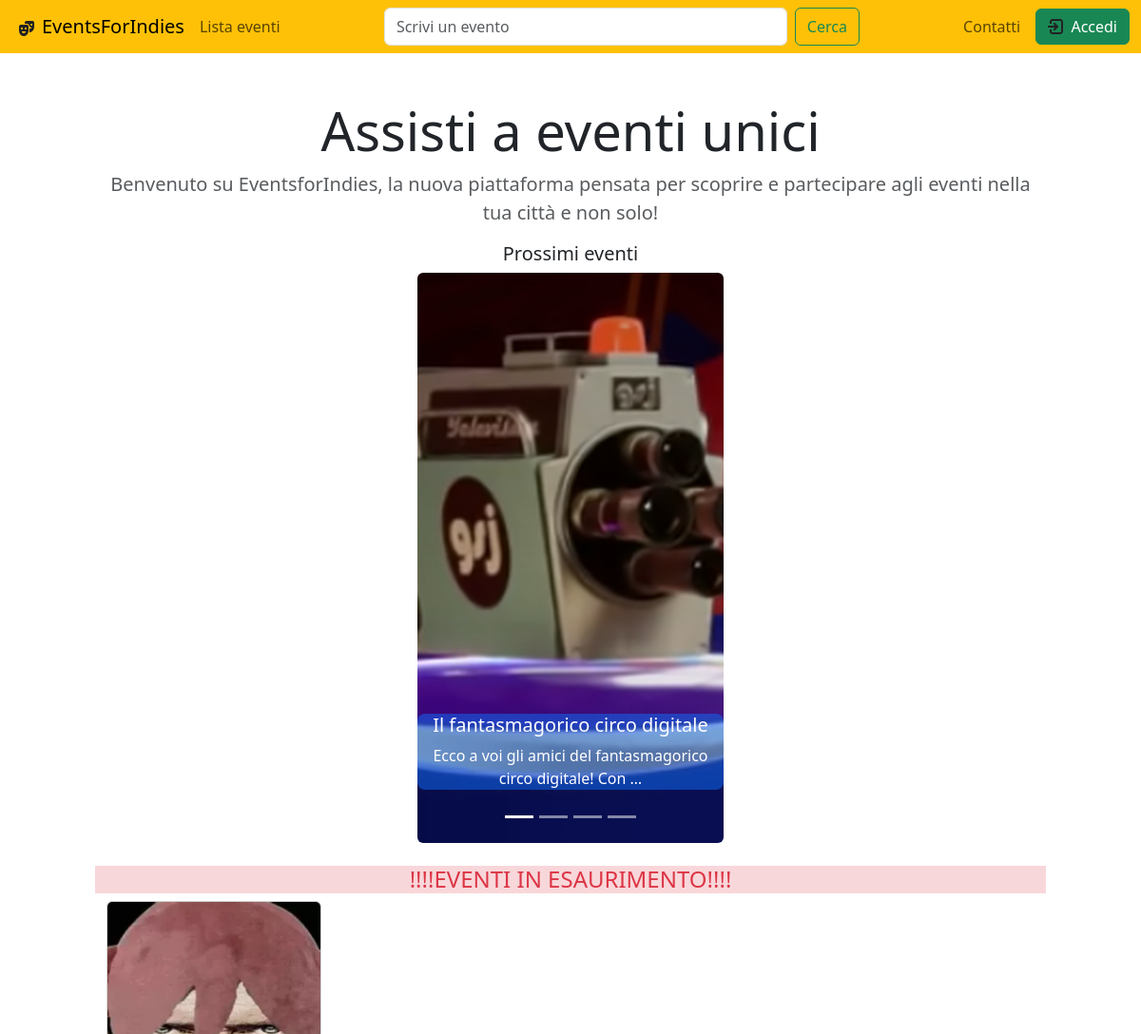
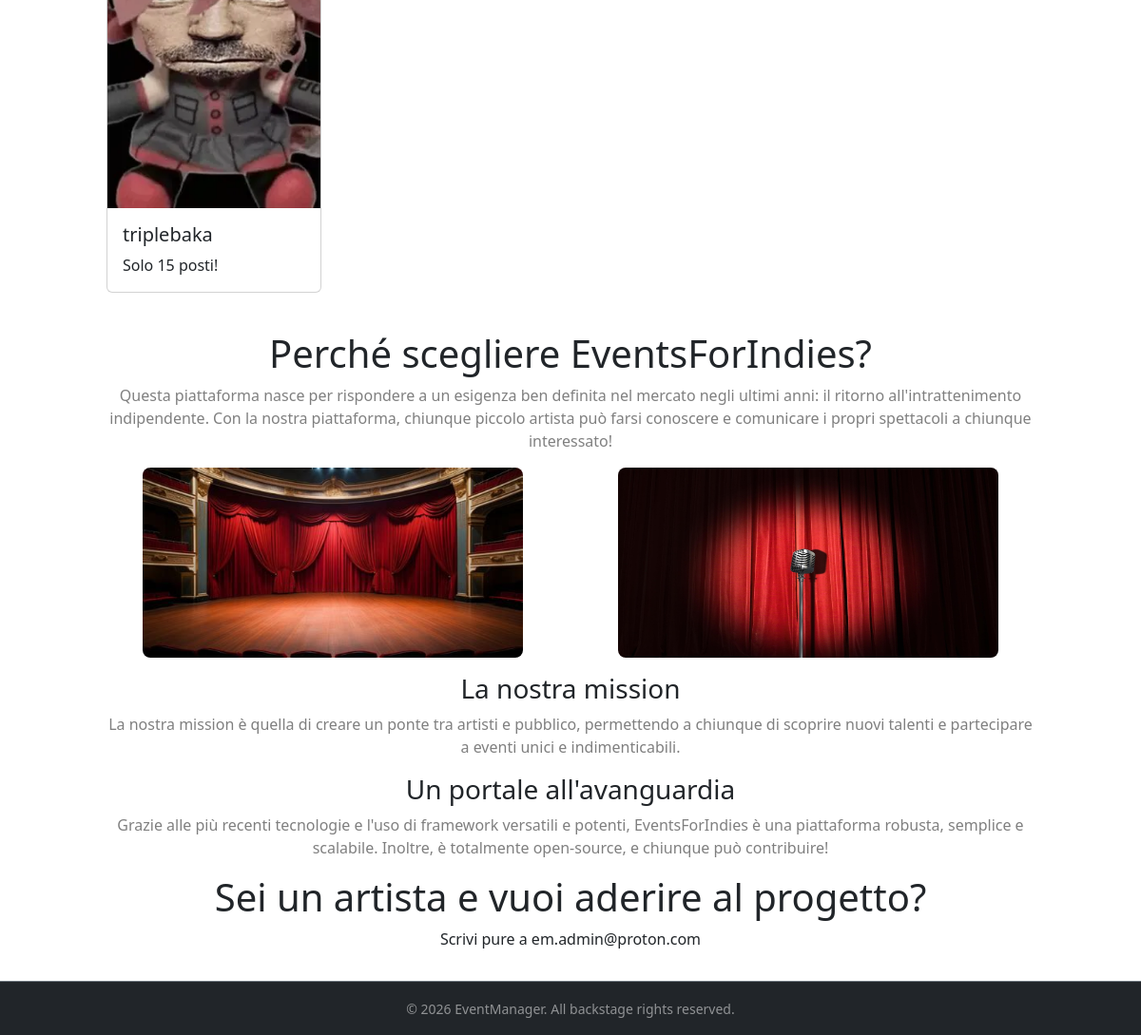
The page / on the database its author committed (2 pictures, top to bottom).
### apps/events/models.py (models this page shows, shortened)
class Event(BaseModel):
    title = models.CharField(max_length=255)
    organizer = models.ForeignKey(settings.AUTH_USER_MODEL, on_delete=models.CASCADE, related_name='organized_events')
    description = models.TextField(blank=True)
    date = models.DateField(format('%d/%m/%Y'), validators=[check_date])
    time = models.TimeField(format('%H:%M'))
    category = models.ForeignKey(Category, on_delete=models.PROTECT,related_name='events') #for many-to-one
    price = models.DecimalField(max_digits=6, decimal_places=2, default=0.00)
    location = models.ForeignKey(Address, on_delete=models.PROTECT, related_name='events')
    seats = models.PositiveIntegerField(default=0)
    image = models.ImageField(upload_to='event_images/', blank=True, null=True)
    @property
    def remaining_seats(self):
        from apps.tickets.models import Ticket
        tickets_sold = self.event_tickets.count()
        return max(0,self.seats - tickets_sold)

### apps/events/views.py (the view)
# urls.py: path('', views.HomepageCarouselView.as_view(), name='home'),
class HomepageCarouselView(ListView):
    model = Event
    template_name = 'index.html'
    context_object_name = 'upcoming_events'
    def get_queryset(self):
        return Event.objects.filter(date__gte=timezone.now()).prefetch_related('event_tickets').order_by('date')[:7]
    def get_context_data(self, **kwargs):
        context = super().get_context_data(**kwargs)
        context['selling_out_events'] = Event.objects.filter(
            date__gte=timezone.localdate()
        ).annotate(
            sold_tickets=Count('event_tickets')
        ).annotate(
            tickets_remaining=F('seats') - F('sold_tickets')
        ).filter(
            tickets_remaining__gt=0,
            tickets_remaining__lte=15
        ).order_by('tickets_remaining')[:3]
        return context

### templates/index.html (shortened to what this page needs)
{% extends 'base.html' %}
{% load static %}
{% block content %}
    <div class="mt-5 text-center">
        <h1 class="display-4 text-dark">Assisti a eventi unici</h1>
        <p class="lead text-muted mx-auto">
            Benvenuto su EventsforIndies, la nuova piattaforma pensata per scoprire e partecipare agli eventi nella tua
            città e non solo!
        </p>
    </div>
    <div class="row justify-content-center">
        <h5 class="text-center">Prossimi eventi</h5>
        {% if upcoming_events %}
            <div class="col-12 col-md-8">
                <div id="eventCarousel" class="carousel slide carousel-fade" data-bs-ride="carousel">
                    <div class="carousel-indicators">
                        {% for event in upcoming_events %}
                            <button type="button" data-bs-target="#eventCarousel"
                                    data-bs-slide-to="{{ forloop.counter0 }}"
                                    {% if forloop.first %}class="active"{% endif %}
                                    aria-current="true" aria-label="Slide {{ forloop.counter }}">
                            </button>
                        {% endfor %}
                    </div>
                    <div class="carousel-inner">
                        {% for event in upcoming_events %}
                            <div class="carousel-item {% if forloop.first %}active{% endif %}">
                            <a href={% url 'events:event_detail' event.id %}>
                                <img src="
                                        {% if event.image %}{{ event.image.url }}{% else %}{% static 'img/default_event_image.jpg' %}{% endif %}"
                                     alt="{{ event.title }}" class="d-block w-50 mx-auto rounded-2">
                                <div class="carousel-caption d-block justify-content-center w-50 mx-auto">
                                    <div class="bg-primary rounded-3 bg-opacity-50">
                                    <h5>{{ event.title }}</h5>
                                    <p>{{ event.description|truncatewords:10 }}</p>
                                    </div>
                                </div>
                            </div>
                        {% endfor %}
                    </div>
                </div>
            </div>
        {% else %}
            <p class="text-center">Non ci sono eventi in programma a breve. Cerchi qualcosa in particolare? Usa la barra
                di ricerca o selezionalo dalla lista!</p>
        {% endif %}
    </div>
    {% if selling_out_events %}
        <div class="row mt-4">
            <h4 class="text-center text-danger bg-danger-subtle text-uppercase">!!!!Eventi in esaurimento!!!!</h4>
            {% for event in selling_out_events %}
                <div class="col-3 mb-4">
                    <div class="card h-100">
                        <a href={% url 'events:event_detail' event.id %}><img src="{{ event.image.url }}"
                                                                              class="card-img-top img-fluid"
                                                                              alt="{{ event.title }}"></a>
                        <div class="card-body">
                            <h5 class="card-title">{{ event.title }}</h5>
                            <p class="card-text">Solo {{ event.remaining_seats }} posti!</p>
                        </div>
                    </div>
                </div>
            {% endfor %}
        </div>
    {% endif %}
    <div class="text-center page-description py-3">
        <h1 class="page-description">
            Perché scegliere EventsForIndies?
        </h1>
        <p class="text-black-50">Questa piattaforma nasce per rispondere a un esigenza ben definita nel mercato negli
            ultimi anni: il ritorno all'intrattenimento indipendente.
            Con la nostra piattaforma, chiunque piccolo artista può farsi conoscere e comunicare i propri spettacoli a
            chiunque interessato!</p>
        <div class="row justify-content-evenly">
            <div class="col-12 col-md-6">
                <img src="{% static 'img/theatre.jpg' %}" alt="Theatre" class="img-fluid rounded-3 mb-3">
            </div>
            <div class="col-12 col-md-6">
                <img src="{% static 'img/comedian.jpg' %}" alt="Comedian" class="img-fluid rounded-3 mb-3">
            </div>
        </div>
        <h3>La nostra mission</h3>
        <p class="text-black-50">La nostra mission è quella di creare un ponte tra artisti e pubblico, permettendo a
            chiunque di scoprire nuovi talenti e partecipare a eventi unici e indimenticabili.</p>
        <h3>Un portale all'avanguardia</h3>
        <p class="text-black-50">Grazie alle più recenti tecnologie e l'uso di framework versatili e potenti, EventsForIndies è una piattaforma robusta, semplice e scalabile.
            Inoltre, è totalmente open-source, e chiunque può contribuire!</p>
        <h1 class="text-center">
            Sei un artista e vuoi aderire al progetto?
        </h1>
        <p> Scrivi pure a em.admin@proton.com</p>
    </div>
{% endblock content %}

### static/css/custom.css (style rules this page uses)
html, body { overscroll-behavior-y: none; }
.page-description img { height: 200px; width: 400px; }
.carousel-item img { height: 600px; width: 600px; object-fit: cover; }

### rows shown on the page
Event: image (picture), title "Il fantasmagorico circo digitale", description "Ecco a voi gli amici del fantasmagorico circo digitale! Con …"
Event: image (picture), title "triplebaka", remaining_seats "15"
